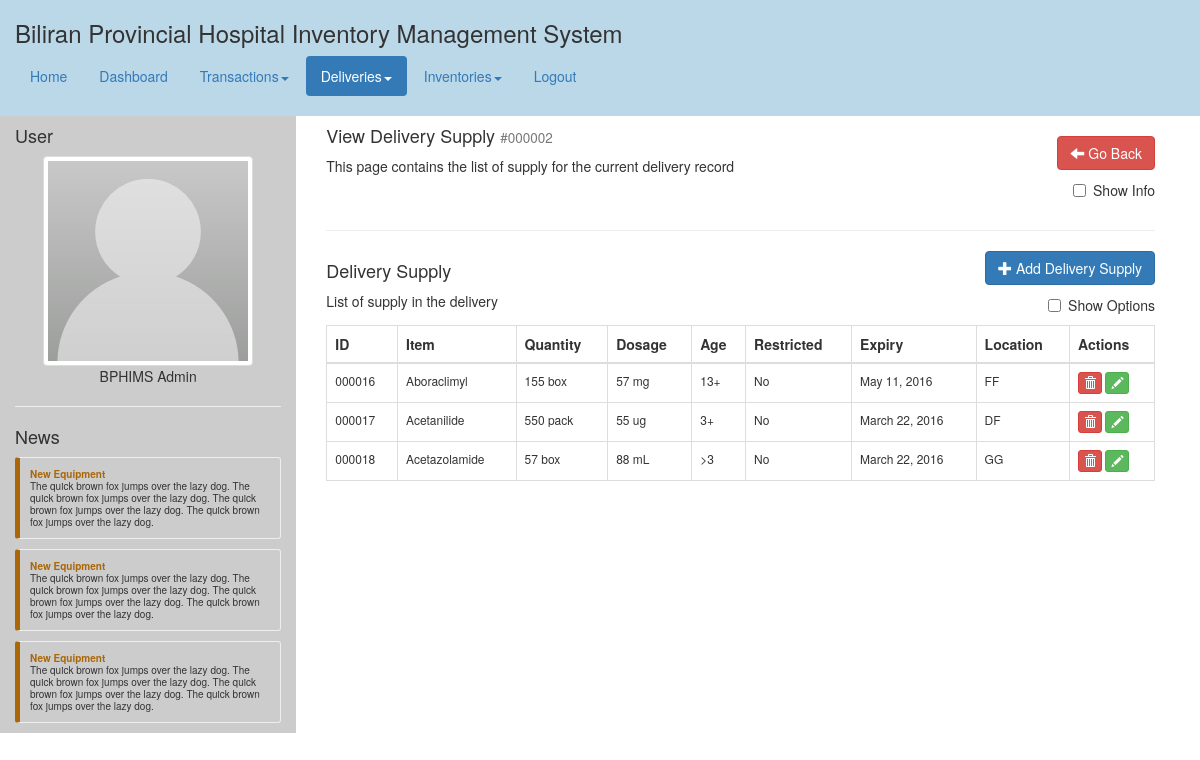
Screenshot of /deliveries_supply.php?delivery_id=2 with the database file from the repository.
### tables this page shows
CREATE TABLE `delivery_supply` (
  `delivery_supply_id` int(10) UNSIGNED NOT NULL,
  `delivery_id` int(11) NOT NULL,
  `item_id` int(11) NOT NULL,
  `batch_code` varchar(255) NOT NULL,
  `dispense` int(11) NOT NULL DEFAULT '0',
  `quantity` int(11) NOT NULL,
  `unit_id` int(11) NOT NULL,
  `dosage` int(11) NOT NULL,
  `dosage_unit_id` int(11) NOT NULL,
  `age` varchar(255) NOT NULL,
  `brand` varchar(255) NOT NULL,
  `is_restricted` tinyint(1) NOT NULL DEFAULT '0',
  `expiry` timestamp NOT NULL DEFAULT CURRENT_TIMESTAMP,
  `location` varchar(255) NOT NULL,
  `is_deleted` tinyint(1) NOT NULL DEFAULT '0'
);

CREATE TABLE `item` (
  `item_id` int(10) UNSIGNED NOT NULL,
  `category_id` int(11) NOT NULL,
  `name` varchar(255) NOT NULL,
  `code` varchar(255) NOT NULL,
  `description` text NOT NULL,
  `critical_level` int(11) NOT NULL,
  `created` timestamp NOT NULL DEFAULT CURRENT_TIMESTAMP,
  `updated` timestamp NOT NULL DEFAULT CURRENT_TIMESTAMP ON UPDATE CURRENT_TIMESTAMP,
  `is_deleted` tinyint(1) NOT NULL DEFAULT '0'
);

CREATE TABLE `unit` (
  `unit_id` int(10) UNSIGNED NOT NULL,
  `unit` varchar(255) NOT NULL,
  `name` varchar(255) NOT NULL,
  `description` text NOT NULL
);

### php/helper.php (called while the page is built, shortened)
<?php
class Helper {
	public static function getListFromResultQuery($result) {
		$lists = array();
		while($d = mysql_fetch_assoc($result)){
			array_push($lists,$d);
		}
		return $lists;
	}
	public static function formatDate($date) {
		return date('F j, Y',strtotime($date));
	}
	public static function formatID($id) {
		return str_pad($id, 6, '0', STR_PAD_LEFT);
	}
}
?>

### php/bphims_api.php (called while the page is built, shortened)
<?php
class BPHIMS {
	public static function getDeliverySupply($id) {
		$db = Helper::openDB();
		$sql = "
			SELECT
				ds.*,
				i.name AS item_name,
				u.unit,
				d.unit AS dosage_unit
			FROM
				`delivery_supply` ds
			LEFT JOIN `item` i ON i.item_id=ds.item_id
			LEFT JOIN `unit` u ON u.unit_id=ds.unit_id
			LEFT JOIN `unit` d ON d.unit_id=ds.dosage_unit_id
			WHERE
				ds.delivery_id=".$id." AND
				ds.is_deleted=0
			";
		$query = mysql_query($sql,$db);
		$result = Helper::getListFromResultQuery($query);
		return $result;
	}
}
?>

### deliveries_supply.php (the view, shortened to what this page needs)
<?php
	include("header.php");
	$id = $_GET['delivery_id'];
	$supplyList = BPHIMS::getDeliverySupply($id);
?>
<div class="common-body">
	<div class="col-md-12">
		<div class="pull-left">
			<h4>View Delivery Supply <small>#<?php echo Helper::formatID($id); ?></small></h4>
			<p>This page contains the list of supply for the current delivery record</p>
		</div>
		<div class="pull-right">
			<br/>
			<a class="btn btn-danger" href="deliveries_update.php?delivery_id=<?php echo $id; ?>"><i class="glyphicon glyphicon-arrow-left"></i> Go Back</a>
			<br/>
			<div class="checkbox pull-right">
				<label><input type="checkbox" id="delivery-option" value="delivery_information"> Show Info</label>
			</div>
		</div>
		<div class="clearfix"></div>
		<hr/>
		<div class="pull-left">
			<h4>Delivery Supply</h4>
			<p>List of supply in the delivery</p>
		</div>
		<div class="pull-right">
			<a class="btn btn-primary" href="deliveries_supply_add.php?delivery_id=<?php echo $id; ?>"><i class="glyphicon glyphicon-plus"></i> Add Delivery Supply</a>
			<br/>
			<div class="checkbox pull-right">
				<label><input type="checkbox" id="delivery-supply-option" value="delivery-supply-information"> Show Options</label>
			</div>
		</div>
		<div class="clearfix"></div>
		<div id="delivery_supply">
				<table class="table-common table table-bordered">
				<thead>
					<th class="td1">ID</th>
					<th class="td2">Item</th>
					<th class="td5">Quantity</th>
					<th class="td6">Dosage</th>
					<th class="td7">Age</th>
					<th class="td9">Restricted</th>
					<th class="td10">Expiry</th>
					<th class="td11">Location</th>
					<th>Actions</th>
				</thead>
				<tbody>
					<?php
						foreach($supplyList as $supply) {
							$dataDeleteName = '#'.Helper::formatID($supply['delivery_supply_id']).' - '.$supply['item_name'];
							echo '
								<tr">
									<td class="td1">'.Helper::formatID($supply['delivery_supply_id']).'</td>
									<td class="td2">'.$supply['item_name'].'</td>
									<td class="td3 hidden">'.$supply['batch_code'].'</td>
									<td class="td4 hidden">'.$supply['dispense'].'</td>
									<td class="td5">'.$supply['quantity'].' '.$supply['unit'].'</td>
									<td class="td6">'.$supply['dosage'].' '.$supply['dosage_unit'].'</td>
									<td class="td7">'.$supply['age'].'</td>
									<td class="td8 hidden">'.$supply['brand'].'</td>
									<td class="td9">'.(($supply['is_restricted'])?"Yes":"No").'</td>
									<td class="td10">'.Helper::formatDate($supply['expiry']).'</td>
									<td class="td11">'.$supply['location'].'</td>
									<td>
										<button type="button" class="btn btn-xs btn-danger" data-toggle="modal" data-target="#modal-delete" data-delete-name="'.$dataDeleteName.'" data-delete-id="'.$supply['delivery_supply_id'].'"><i class="glyphicon glyphicon-trash"></i></button>
										<a class="btn btn-xs btn-success" href="deliveries_supply_update.php?delivery_supply_id='.$supply['delivery_supply_id'].'" data-toggle="tooltip" data-placement="top" title="View / Update"><i class="glyphicon glyphicon-pencil"></i></a>
									</td>
								</tr>
							';
						}
					?>
				</tbody>
			</table>
		</div>
	</div>
</div>
<?php
	include("footer.php");
?>

### rows the page displays
delivery_supply: delivery_supply_id "000016", item.name "Aboraclimyl", quantity "155", unit.unit "box", dosage "57", unit.unit "mg", age "13+", is_restricted "No", expiry "May 11, 2016", location "FF"
delivery_supply: delivery_supply_id "000017", item.name "Acetanilide", quantity "550", unit.unit "pack", dosage "55", unit.unit "ug", age "3+", is_restricted "No", expiry "March 22, 2016", location "DF"
delivery_supply: delivery_supply_id "000018", item.name "Acetazolamide", quantity "57", unit.unit "box", dosage "88", unit.unit "mL", age ">3", is_restricted "No", expiry "March 22, 2016", location "GG"

### other values shown
BPHIMS_APPLICATION_NAME "Biliran Provincial Hospital Inventory Management System"
Helper::formatID($id) "000002"
